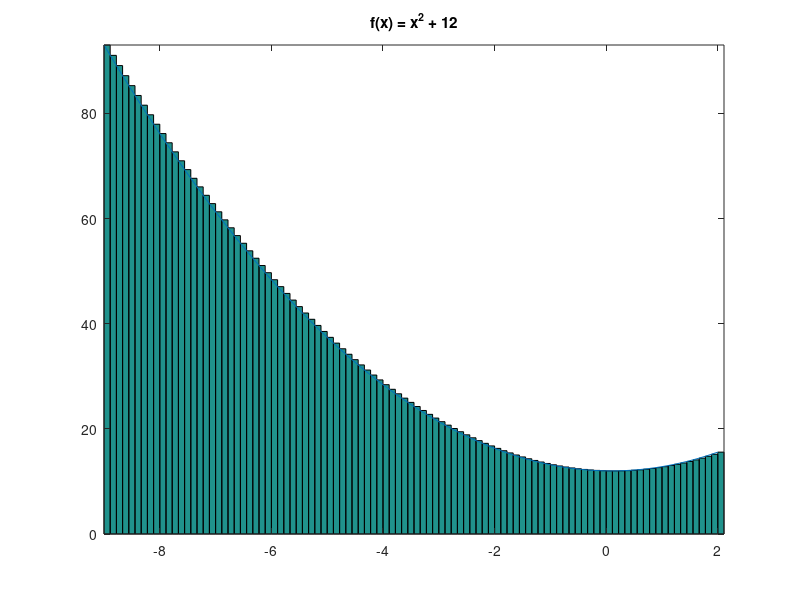

Reproduce this figure in MATLAB.
% Title: Sumatoria de Riemann (Superiores e Inferiores).
% Description: Script para el desarrollo de Sumas de Riemann.
% Author: Itandewy Yamileth Abad Alvarado
% Email: itanabad@gmail.com
% Group: 3202
% Subject: Cálculo Integral
% Date: 20210705
% Version: 01
% Notes: Requiere aplicación Octave, usar en consola preferentemente.
%Nombre del Ejercicio: Sumas de Riemann
%Limpia la pantalla y las variables
clc, clear
%Definimos los intervalos [a,b] y el número de rectángulos (n).
a = -9;
b = 2;
n = 100;
%Calcula la longitud de la base del rectángulo o (Delta_x).
base=(b-a)/n;
%Definimos la función la altura de los rectángulos -f(a+iDelta_x).
x =a:base:(b-base);
%La función representa la altura, (altura=funcion).
altura= x.^2 + 12;
%Calcula el área de cada rectángulo (área=base*altura).
area = base*altura;
%Establece la grafica de la linea de la funcion -- linspace(Genera valores espaciados)
%En este caso a,b,n (Los intervalos y numero de rectangulos)
x2 = linspace(a,b,n);
y2 = x.^2 + 12;
%Inicio del  intervalo, fin del intervalo, numero de rectángulos(Para los rectángulos "graficarlos").
xa = linspace(a,b,n);
yab = x.^2 + 12;

%Bar distribuye los rectángulos a lo largo del eje x
g = bar(xa,yab,'histc');

%Permite continuar graficando a partir de la linea graficada
hold on

%Grafica la funcion
plot(x2,y2);

%Asigna un nombre a la grafica 
title("f(x) = x^2 + 12");

%Ajusta la grafica a los datos.
axis tight
